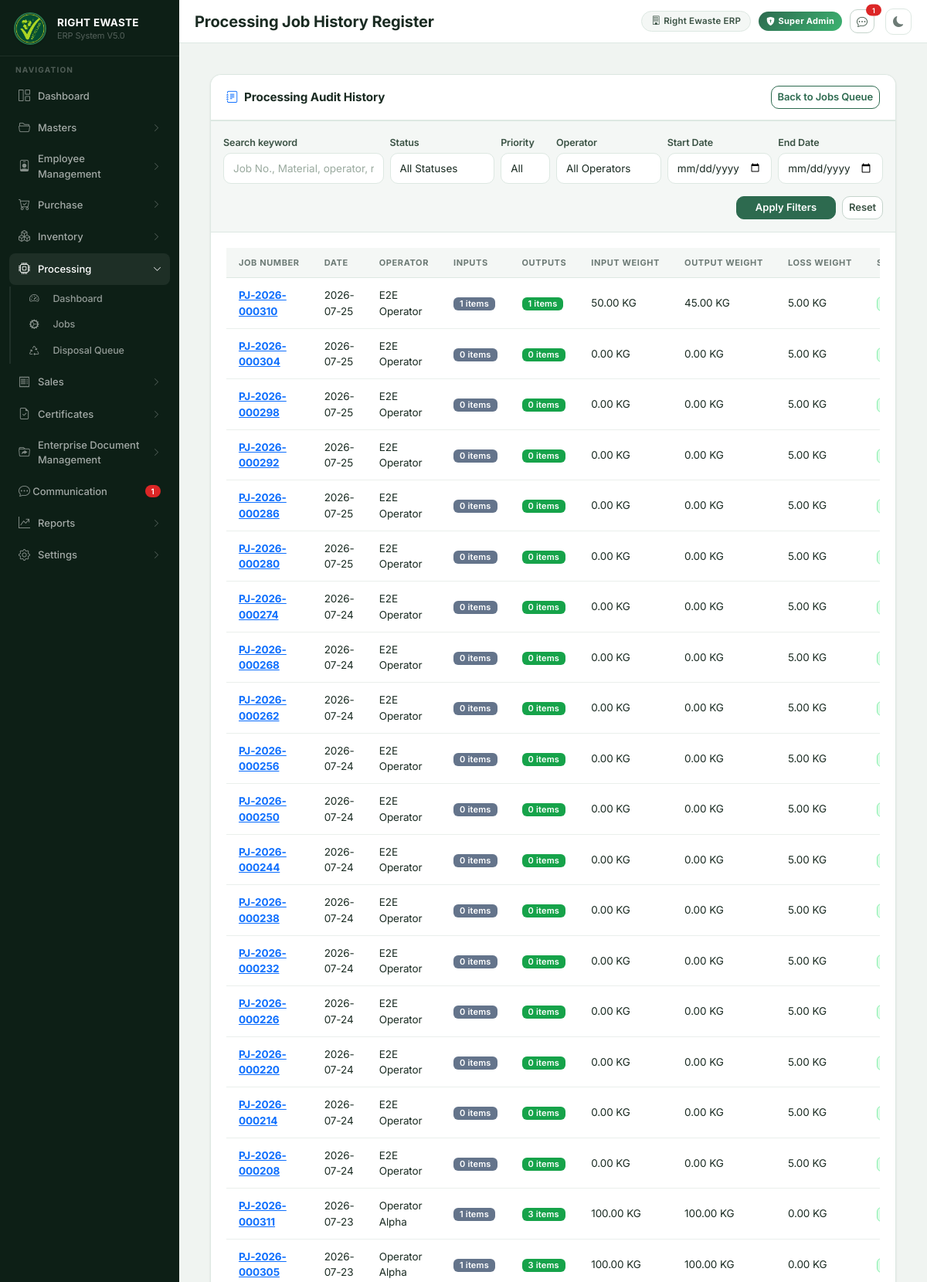
/processing/history (upper part), run on the app's committed database.
### tables this page shows
CREATE TABLE processing_job (
    id INTEGER PRIMARY KEY AUTOINCREMENT,
    processing_number TEXT NOT NULL UNIQUE,
    processing_date TEXT NOT NULL,
    status TEXT NOT NULL DEFAULT 'DRAFT' CHECK(status IN ('DRAFT', 'READY', 'IN_PROGRESS', 'COMPLETED', 'CANCELLED', 'ARCHIVED')),
    priority TEXT NOT NULL DEFAULT 'NORMAL' CHECK(priority IN ('LOW', 'NORMAL', 'HIGH', 'URGENT')),
    operator_id TEXT NOT NULL,
    remarks TEXT,
    created_at DATETIME DEFAULT CURRENT_TIMESTAMP,
    updated_at DATETIME DEFAULT CURRENT_TIMESTAMP
);

### backend/routes/material_processing.py (the view)
@material_processing_bp.route("/processing/history")
def history():
    search_query = request.args.get("q", "").strip()
    status = request.args.get("status", "all").strip()
    priority = request.args.get("priority", "all").strip()
    operator = request.args.get("operator", "all").strip()
    start_date = request.args.get("start_date", "").strip()
    end_date = request.args.get("end_date", "").strip()
    filters = {
        "status": status,
        "priority": priority,
        "operator": operator,
        "start_date": start_date,
        "end_date": end_date,
    }
    jobs = processing_repository.search_processing_jobs(search_query, filters)
    operators = processing_repository.get_operators()
    return render_template(
        "processing/processing_history.html",
        jobs=jobs,
        operators=operators,
        q=search_query,
        status=status,
        priority=priority,
        operator=operator,
        start_date=start_date,
        end_date=end_date
    )

### backend/app.py (called while the page is built)
@app.context_processor
def utility_processor():
    def modify_query(**new_values):
        args = request.args.to_dict()
        for key, value in new_values.items():
            args[key] = str(value)
        return urlencode(args)
    from routes.communication import get_global_unread_count
    return dict(modify_query=modify_query, unread_chat_count=get_global_unread_count)

### backend/database.py (called while the page is built)
def get_connection():
    conn = sqlite3.connect(DATABASE)
    conn.row_factory = sqlite3.Row
    conn.execute("PRAGMA foreign_keys = ON")
    return conn

### backend/repositories/processing_repository.py (called while the page is built)
def get_operators():
    conn = get_connection()
    try:
        cursor = conn.cursor()
        cursor.execute("SELECT DISTINCT operator_id FROM processing_job ORDER BY operator_id")
        return [row[0] for row in cursor.fetchall() if row[0]]
    finally:
        conn.close()

### backend/routes/communication.py (called while the page is built)
def get_current_user_id():
    if "user" in session and isinstance(session["user"], dict):
        return session["user"].get("user_id", 1)
    return 1

def get_global_unread_count():
    user_id = get_current_user_id()
    conn = get_connection()
    try:
        cursor = conn.cursor()
        cursor.execute("""
            SELECT COUNT(*) FROM messages m
            JOIN conversation_participants cp ON m.conversation_id = cp.conversation_id
            WHERE cp.user_id = ? AND m.sender_id != ?
              AND cp.status = 'ACTIVE'
              AND m.id > COALESCE(cp.last_read_message_id, 0)
        """, (user_id, user_id))
        return cursor.fetchone()[0]
    except Exception:
        return 0
    finally:
        conn.close()

### backend/templates/processing/processing_history.html (shortened to what this page needs)
{% extends "shared/base.html" %}
{% block page_title %}Processing Job History Register{% endblock %}
{% block styles %}
<link rel="stylesheet" href="{{ url_for('static', filename='css/processing.css') }}">
{% endblock %}
{% block content %}
<div class="container-fluid py-3">
  <div class="card shadow-sm border-0">
    <div class="card-header bg-white border-0 py-3 d-flex justify-content-between align-items-center">
      <h5 class="m-0 fw-bold"><i class="bi bi-journal-text text-primary me-2"></i>Processing Audit History</h5>
      <a href="{{ url_for('material_processing.jobs') }}" class="btn btn-outline-primary btn-sm">
        Back to Jobs Queue
      </a>
    </div>
    <div class="bg-light p-3 border-bottom border-top">
      <form method="GET" action="{{ url_for('material_processing.history') }}" class="row g-2">
        <div class="col-12 col-md-3 col-lg-3">
          <label class="form-label small fw-semibold">Search keyword</label>
          <input type="text" name="q" class="form-control form-control-sm" placeholder="Job No., Material, operator, remarks..." value="{{ q or '' }}">
        </div>
        <div class="col-6 col-md-2 col-lg-2">
          <label class="form-label small fw-semibold">Status</label>
          <select name="status" class="form-select form-select-sm">
            <option value="all" {% if status == 'all' %}selected{% endif %}>All Statuses</option>
          </select>
        </div>
        <div class="col-6 col-md-2 col-lg-1">
          <label class="form-label small fw-semibold">Priority</label>
          <select name="priority" class="form-select form-select-sm">
            <option value="all" {% if priority == 'all' %}selected{% endif %}>All</option>
          </select>
        </div>
        <div class="col-6 col-md-2 col-lg-2">
          <label class="form-label small fw-semibold">Operator</label>
          <select name="operator" class="form-select form-select-sm">
            <option value="all" {% if operator == 'all' %}selected{% endif %}>All Operators</option>
          </select>
        </div>
        <div class="col-6 col-md-2 col-lg-2">
          <label class="form-label small fw-semibold">Start Date</label>
          <input type="date" name="start_date" class="form-control form-control-sm" value="{{ start_date or '' }}">
        </div>
        <div class="col-6 col-md-2 col-lg-2">
          <label class="form-label small fw-semibold">End Date</label>
          <input type="date" name="end_date" class="form-control form-control-sm" value="{{ end_date or '' }}">
        </div>
        <div class="col-12 d-flex justify-content-end gap-2 mt-3">
          <button type="submit" class="btn btn-primary btn-sm px-4">Apply Filters</button>
          <a href="{{ url_for('material_processing.history') }}" class="btn btn-outline-secondary btn-sm">Reset</a>
        </div>
      </form>
    </div>
    <div class="card-body p-0">
      {% if jobs %}
      <div class="table-responsive">
        <table class="table table-hover align-middle mb-0">
          <thead class="table-light">
            <tr>
              <th>Job Number</th>
              <th>Date</th>
              <th>Operator</th>
              <th>Inputs</th>
              <th>Outputs</th>
              <th>Input Weight</th>
              <th>Output Weight</th>
              <th>Loss Weight</th>
              <th>Status</th>
            </tr>
          </thead>
          <tbody>
            {% for job in jobs %}
            <tr>
              <td>
                <a href="{{ url_for('material_processing.job_details', job_id=job.id) }}" class="fw-bold text-primary">
                  {{ job.processing_number }}
                </a>
              </td>
              <td>{{ job.processing_date }}</td>
              <td>{{ job.operator_id }}</td>
              <td><span class="badge bg-secondary">{{ job.input_count }} items</span></td>
              <td><span class="badge bg-success">{{ job.output_count }} items</span></td>
              <td>{{ "%.2f"|format(job.input_weight) }} KG</td>
              <td>{{ "%.2f"|format(job.output_weight) }} KG</td>
              <td>{{ "%.2f"|format(job.loss_weight) }} KG</td>
              <td>
                {% if job.status == 'COMPLETED' %}
                  <span class="badge bg-success-subtle text-success">Completed</span>
                {% elif job.status == 'IN_PROGRESS' %}
                  <span class="badge bg-warning-subtle text-warning">In Progress</span>
                {% elif job.status == 'READY' %}
                  <span class="badge bg-info-subtle text-info">Ready</span>
                {% elif job.status == 'CANCELLED' %}
                  <span class="badge bg-danger-subtle text-danger">Cancelled</span>
                {% else %}
                  <span class="badge bg-secondary-subtle text-secondary">{{ job.status }}</span>
                {% endif %}
              </td>
            </tr>
            {% endfor %}
          </tbody>
        </table>
      </div>
      {% else %}
      <div class="empty-state py-5 text-center text-muted">
        <div class="empty-icon fs-1 mb-2"><i class="bi bi-journal-x"></i></div>
        <p>No historical processing logs matching selections found.</p>
      </div>
      {% endif %}
    </div>
  </div>
</div>
{% endblock %}

### backend/static/css/processing.css (style rules this page uses)
:root { --processing-bg: #f8fafc; --processing-card-shadow: 0 4px 20px -2px rgba(15, 23, 42, 0.08), 0 2px 8px -1px rgba(15, 23, 42, 0.04); --priority-urgent-bg: #fee2e2; --priority-urgent-color: #991b1b; --priority-high-bg: #ffedd5; --priority-high-color: #9a3412; --priority-normal-bg: #fef9c3; --priority-normal-color: #854d0e; --priority-low-bg: #f0fdf4; --priority-low-color: #166534; }

### data on the page
processing_job: processing_number "PJ-2026-000310", processing_date "2026-07-25", operator_id "E2E Operator", input_count "1", output_count "1", input_weight "50.00", output_weight "45.00", loss_weight "5.00"
processing_job: processing_number "PJ-2026-000304", processing_date "2026-07-25", operator_id "E2E Operator", input_count "0", output_count "0", input_weight "0.00", output_weight "0.00", loss_weight "5.00"
processing_job: processing_number "PJ-2026-000298", processing_date "2026-07-25", operator_id "E2E Operator", input_count "0", output_count "0", input_weight "0.00", output_weight "0.00", loss_weight "5.00"
processing_job: processing_number "PJ-2026-000292", processing_date "2026-07-25", operator_id "E2E Operator", input_count "0", output_count "0", input_weight "0.00", output_weight "0.00", loss_weight "5.00"
processing_job: processing_number "PJ-2026-000286", processing_date "2026-07-25", operator_id "E2E Operator", input_count "0", output_count "0", input_weight "0.00", output_weight "0.00", loss_weight "5.00"
processing_job: processing_number "PJ-2026-000280", processing_date "2026-07-25", operator_id "E2E Operator", input_count "0", output_count "0", input_weight "0.00", output_weight "0.00", loss_weight "5.00"
processing_job: processing_number "PJ-2026-000274", processing_date "2026-07-24", operator_id "E2E Operator", input_count "0", output_count "0", input_weight "0.00", output_weight "0.00", loss_weight "5.00"
processing_job: processing_number "PJ-2026-000268", processing_date "2026-07-24", operator_id "E2E Operator", input_count "0", output_count "0", input_weight "0.00", output_weight "0.00", loss_weight "5.00"
processing_job: processing_number "PJ-2026-000262", processing_date "2026-07-24", operator_id "E2E Operator", input_count "0", output_count "0", input_weight "0.00", output_weight "0.00", loss_weight "5.00"
processing_job: processing_number "PJ-2026-000256", processing_date "2026-07-24", operator_id "E2E Operator", input_count "0", output_count "0", input_weight "0.00", output_weight "0.00", loss_weight "5.00"
processing_job: processing_number "PJ-2026-000250", processing_date "2026-07-24", operator_id "E2E Operator", input_count "0", output_count "0", input_weight "0.00", output_weight "0.00", loss_weight "5.00"
processing_job: processing_number "PJ-2026-000244", processing_date "2026-07-24", operator_id "E2E Operator", input_count "0", output_count "0", input_weight "0.00", output_weight "0.00", loss_weight "5.00"
processing_job: processing_number "PJ-2026-000238", processing_date "2026-07-24", operator_id "E2E Operator", input_count "0", output_count "0", input_weight "0.00", output_weight "0.00", loss_weight "5.00"
processing_job: processing_number "PJ-2026-000232", processing_date "2026-07-24", operator_id "E2E Operator", input_count "0", output_count "0", input_weight "0.00", output_weight "0.00", loss_weight "5.00"
processing_job: processing_number "PJ-2026-000226", processing_date "2026-07-24", operator_id "E2E Operator", input_count "0", output_count "0", input_weight "0.00", output_weight "0.00", loss_weight "5.00"
processing_job: processing_number "PJ-2026-000220", processing_date "2026-07-24", operator_id "E2E Operator", input_count "0", output_count "0", input_weight "0.00", output_weight "0.00", loss_weight "5.00"
processing_job: processing_number "PJ-2026-000214", processing_date "2026-07-24", operator_id "E2E Operator", input_count "0", output_count "0", input_weight "0.00", output_weight "0.00", loss_weight "5.00"
processing_job: processing_number "PJ-2026-000208", processing_date "2026-07-24", operator_id "E2E Operator", input_count "0", output_count "0", input_weight "0.00", output_weight "0.00", loss_weight "5.00"
processing_job: processing_number "PJ-2026-000311", processing_date "2026-07-23", operator_id "Operator Alpha", input_count "1", output_count "3", input_weight "100.00", output_weight "100.00", loss_weight "0.00"
processing_job: processing_number "PJ-2026-000305", processing_date "2026-07-23", operator_id "Operator Alpha", input_count "1", output_count "3", input_weight "100.00", output_weight "100.00", loss_weight "0.00"

### other printed values
{{ u_count if u_count <= 99 else '99+' }} "1"
